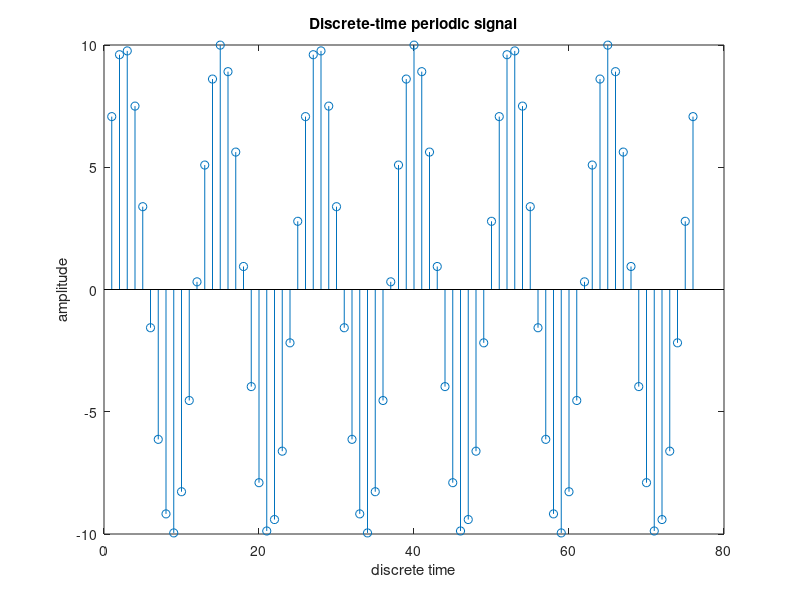
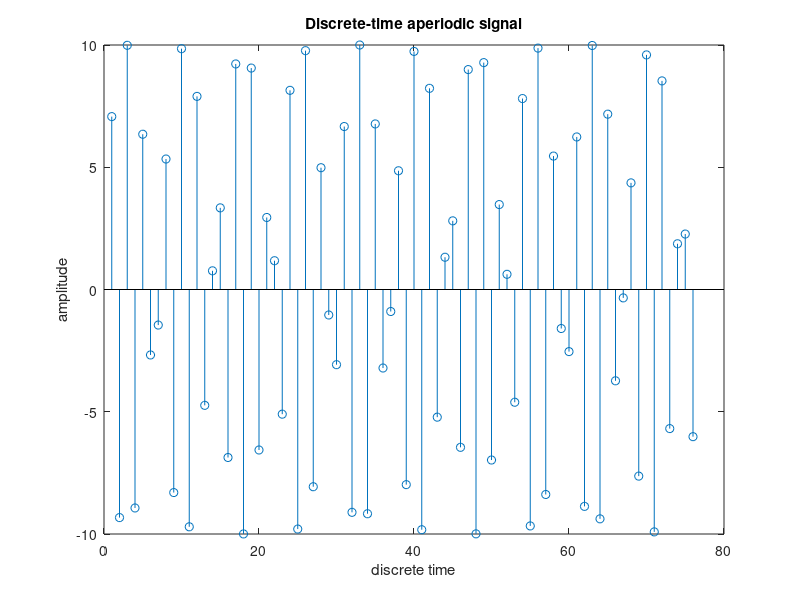

Here is the MATLAB script that generated these plots, in order:
% Mohit Kumar SR No.- 19825
% DSP Assignment 6
% Question 1
% Generate sinusoid of a given frequency and sample at two different sampling rate
% to show discrete signal is periodic in one case and it is not in another case
 
clear all;
close all;
clc;

fs=15e3; % sampling frequency
t=0:1/fs:5e-3;
n=0:length(t)-1; % discrete time

figure;
stem(10*sin(2*pi*1200/fs*n+pi/4));
xlabel('discrete time');
ylabel('amplitude');
title('Discrete-time periodic signal');

figure;
stem(10*sin(2*pi*4*pi*n+pi/4));
xlabel('discrete time');
ylabel('amplitude');
title('Discrete-time aperiodic signal');